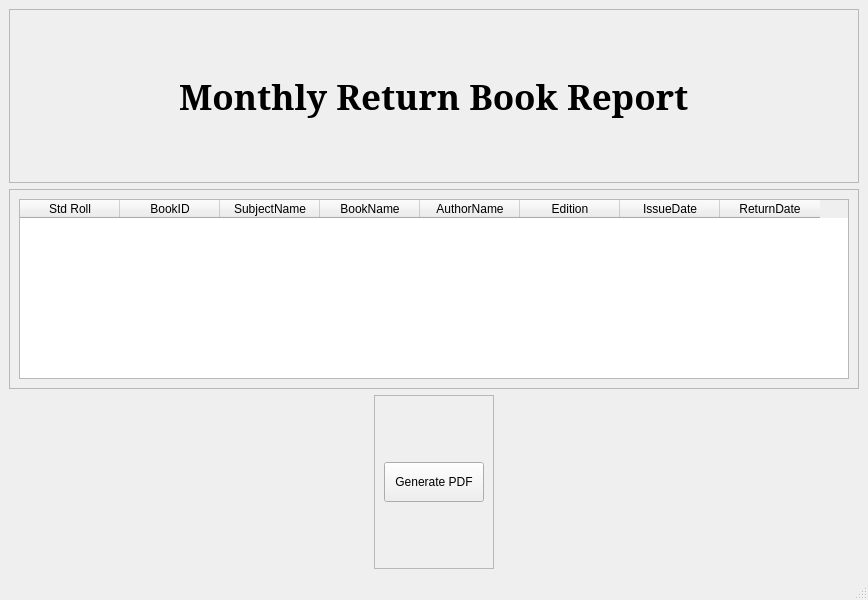
<?xml version="1.0" encoding="UTF-8"?>
<ui version="4.0">
 <class>repRetMon</class>
 <widget class="QMainWindow" name="repRetMon">
  <property name="geometry">
   <rect>
    <x>0</x>
    <y>0</y>
    <width>800</width>
    <height>600</height>
   </rect>
  </property>
  <property name="windowTitle">
   <string>Monthly Return Book Report</string>
  </property>
  <widget class="QWidget" name="centralwidget">
   <layout class="QVBoxLayout" name="verticalLayout">
    <item>
     <widget class="QFrame" name="frame">
      <property name="frameShape">
       <enum>QFrame::StyledPanel</enum>
      </property>
      <property name="frameShadow">
       <enum>QFrame::Raised</enum>
      </property>
      <layout class="QVBoxLayout" name="verticalLayout_3">
       <item alignment="Qt::AlignHCenter">
        <widget class="QLabel" name="label">
         <property name="font">
          <font>
           <family>MS Serif</family>
           <pointsize>26</pointsize>
           <weight>75</weight>
           <bold>true</bold>
          </font>
         </property>
         <property name="text">
          <string>Monthly Return Book Report</string>
         </property>
        </widget>
       </item>
      </layout>
     </widget>
    </item>
    <item alignment="Qt::AlignHCenter">
     <widget class="QFrame" name="frame_2">
      <property name="minimumSize">
       <size>
        <width>850</width>
        <height>0</height>
       </size>
      </property>
      <property name="maximumSize">
       <size>
        <width>16777215</width>
        <height>200</height>
       </size>
      </property>
      <property name="frameShape">
       <enum>QFrame::StyledPanel</enum>
      </property>
      <property name="frameShadow">
       <enum>QFrame::Raised</enum>
      </property>
      <layout class="QVBoxLayout" name="verticalLayout_4">
       <item>
        <widget class="QTableWidget" name="table">
         <column>
          <property name="text">
           <string>Std Roll</string>
          </property>
         </column>
         <column>
          <property name="text">
           <string>BookID</string>
          </property>
         </column>
         <column>
          <property name="text">
           <string>SubjectName</string>
          </property>
         </column>
         <column>
          <property name="text">
           <string>BookName</string>
          </property>
         </column>
         <column>
          <property name="text">
           <string>AuthorName</string>
          </property>
         </column>
         <column>
          <property name="text">
           <string>Edition</string>
          </property>
         </column>
         <column>
          <property name="text">
           <string>IssueDate</string>
          </property>
         </column>
         <column>
          <property name="text">
           <string>ReturnDate</string>
          </property>
         </column>
        </widget>
       </item>
      </layout>
     </widget>
    </item>
    <item alignment="Qt::AlignHCenter">
     <widget class="QFrame" name="frame_3">
      <property name="frameShape">
       <enum>QFrame::StyledPanel</enum>
      </property>
      <property name="frameShadow">
       <enum>QFrame::Raised</enum>
      </property>
      <layout class="QVBoxLayout" name="verticalLayout_2">
       <item>
        <widget class="QPushButton" name="pdf">
         <property name="minimumSize">
          <size>
           <width>100</width>
           <height>0</height>
          </size>
         </property>
         <property name="maximumSize">
          <size>
           <width>16777215</width>
           <height>40</height>
          </size>
         </property>
         <property name="cursor">
          <cursorShape>PointingHandCursor</cursorShape>
         </property>
         <property name="text">
          <string>Generate PDF</string>
         </property>
        </widget>
       </item>
      </layout>
     </widget>
    </item>
   </layout>
  </widget>
  <widget class="QMenuBar" name="menubar">
   <property name="geometry">
    <rect>
     <x>0</x>
     <y>0</y>
     <width>800</width>
     <height>21</height>
    </rect>
   </property>
  </widget>
  <widget class="QStatusBar" name="statusbar"/>
 </widget>
 <resources/>
 <connections/>
</ui>
